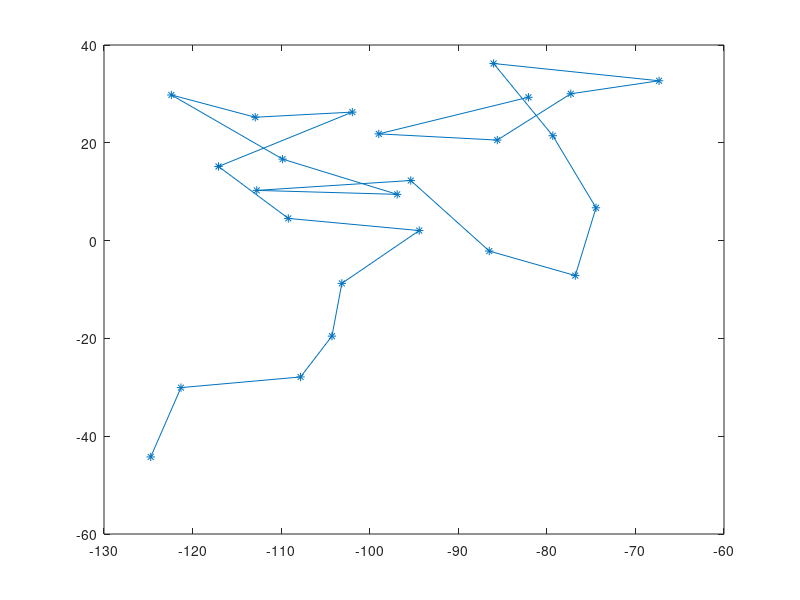

The MATLAB script that drew this image:


x_range = [-100,100];
y_range = [-25,100];

x_init = x_range(1) + (x_range(2) - x_range(1)).*rand(1,1);
y_init = y_range(1) + (y_range(2) - y_range(1)).*rand(1,1);

p_init = [x_init,y_init];

% number of points (number of line segments = p_N - 1)
p_N = 25;

% max length of pipe (along axes, triangle may be larger)
L_max = 15;
L_min = 5;
L_hyp = sqrt(L_max^2 + L_min^2);

p_list = zeros(p_N,2);
p_list(1,:) = p_init;

theta_min = deg2rad(5);
theta_max = deg2rad(270);

any_bad = 0;

opt_intersect = 0; % check if segments intersect

%figure; hold on;

for i_p = 2 : p_N
    L_x = L_min + (L_max - L_min) * rand(1,1);
    L_y = L_min + (L_max - L_min) * rand(1,1);
    
    bad_angle = 1;
    while bad_angle
        'trying new points'
        theta = theta_min + (theta_max - theta_min) * rand(1,1);
        rot_theta = [cos(theta) -sin(theta); sin(theta) cos(theta)];

        p_next = p_list(i_p - 1,:) + [L_x,L_y] * rot_theta;
        
        if opt_intersect
            for i_theta = 1 : i_p - 1
                %if norm(p_next - p_list(i_theta,:),2) <= L_hyp
                    % check intersection of nearby line segments
                    %ls1 = polyshape(p_next, p_list(i_theta,:) + p_next);
                    %ls1

                    for i_int = 2 : i_p - 1
                        %ls2 = polyshape(p_list(i_int - 1,: ), p_list(i_int - 1, :) + p_list(i_int,:) );

                        %ls_int = intersect(ls1,ls2);
                        ls_int = polyxpoly( p_next, p_list(i_theta,:) , p_list(i_int - 1,: ), p_list(i_int,:) );

                        %plot(p_next, p_list(i_theta,:) , p_list(i_int - 1,: ), p_list(i_int,:));

                        if ~isempty(ls_int)
                            any_bad = 1;
                            break;
                        else
                            bad_angle = 0;
                        end
                    end

                    if any_bad
                        bad_angle = 1;
                        any_bad = 0;
                        break;
                    end
                %end
                %if norm(p_next - p_list(i_theta,:),2) < L_hyp
                %    bad_angle = bad_angle && 0;
                %    break;
                %end
            end
        else
            bad_angle = 0;
        end
    end
    
    p_list(i_p,:) = p_next;
end

plot(p_list(:,1), p_list(:,2),'*-');